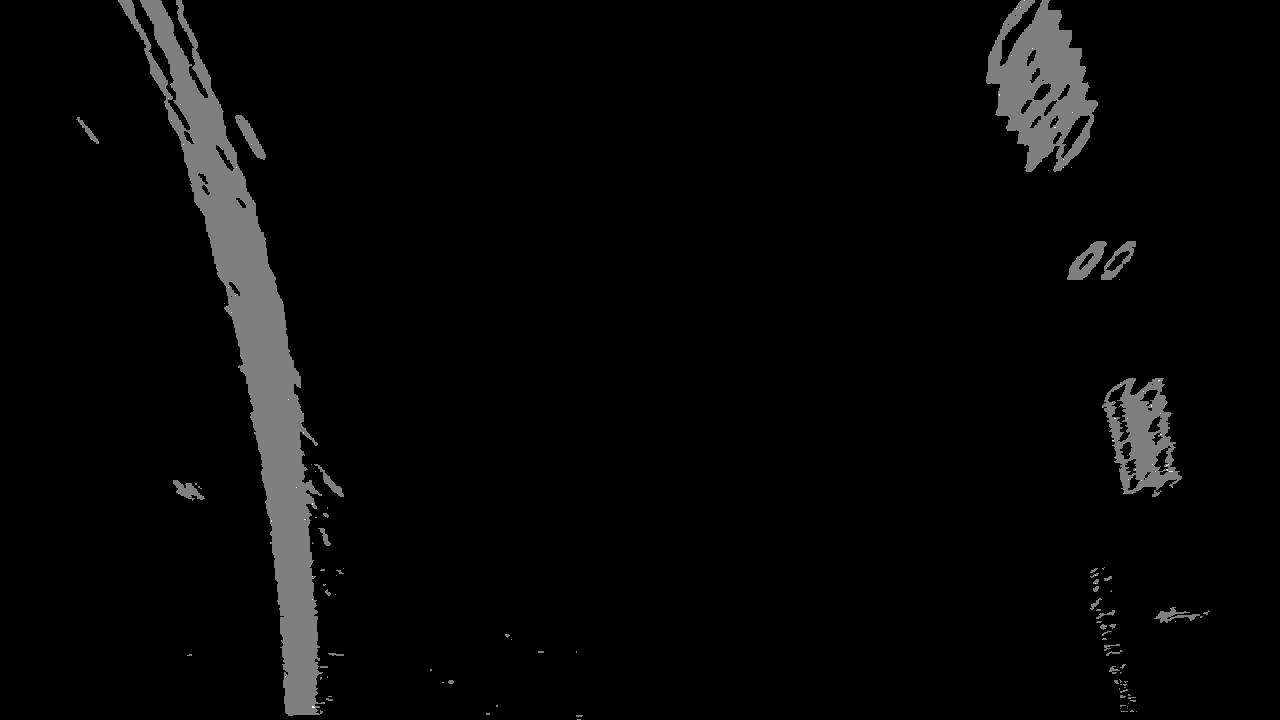
#> input picture CarND-Term1/P4-Advanced-Lane-Lines/birdeye.jpg, 1280 x 720 px; its folder holds only this picture in this run
$ python -i color_pipeline.py   (imports and definitions only)   (older library calls are emulated)
#> lines starting #> are read from the running program, lines starting #| are printed output that depends on the picture; after the words box and inside, x2 and y2 are one past the last pixel; in counts of white or black regions, pixels touching at a corner belong together
#> further down, picture is the input picture: shape (720, 1280, 3); min 0, max 2, mean 0.055
import numpy as np
import cv2
import glob
import matplotlib.pyplot as plt

# [38 lines left out: functions calibrate_camera, calibrate_image, not called in this run]

def select_yellow(image):
    hsv = cv2.cvtColor(image, cv2.COLOR_BGR2HSV)
    lower = np.array([0,80,200])
    upper = np.array([40,255, 255])
    mask = cv2.inRange(hsv, lower, upper)

    return mask

def select_white(image):
    lower = np.array([20,0,200])
    upper = np.array([255,80,255])
    mask = cv2.inRange(image, lower, upper)

    return mask

def comb_thresh(image):
    image = cv2.cvtColor(image, cv2.COLOR_BGR2HSV)
    image = np.copy(image)
    yellow = select_yellow(image)
    white = select_white(image)

    combined_binary = np.zeros_like(yellow)
    combined_binary[(yellow >= 1) | (white >= 1)] = 1

    return combined_binary

# [7 lines left out: function color_process, not called in this run]

def sobel(s_channel, sx_thresh=(20, 100) ):

    # Sobel x
    sobelx = cv2.Sobel(s_channel, cv2.CV_64F, 1, 0) # Take the derivative in x
    abs_sobelx = np.absolute(sobelx) # Absolute x derivative to accentuate lines away from horizontal
    scaled_sobel = np.uint8(255*abs_sobelx/np.max(abs_sobelx))

    # Threshold x gradient
    sxbinary = np.zeros_like(scaled_sobel)
    sxbinary[(scaled_sobel >= sx_thresh[0]) & (scaled_sobel <= sx_thresh[1])] = 1


    return sxbinary

def pipeline(img):
    img = np.copy(img)
    # Convert to HLS color space and separate the V channel
    #plt.imshow(img)
    #plt.show()
    hls = cv2.cvtColor(img, cv2.COLOR_RGB2HLS).astype(np.float)
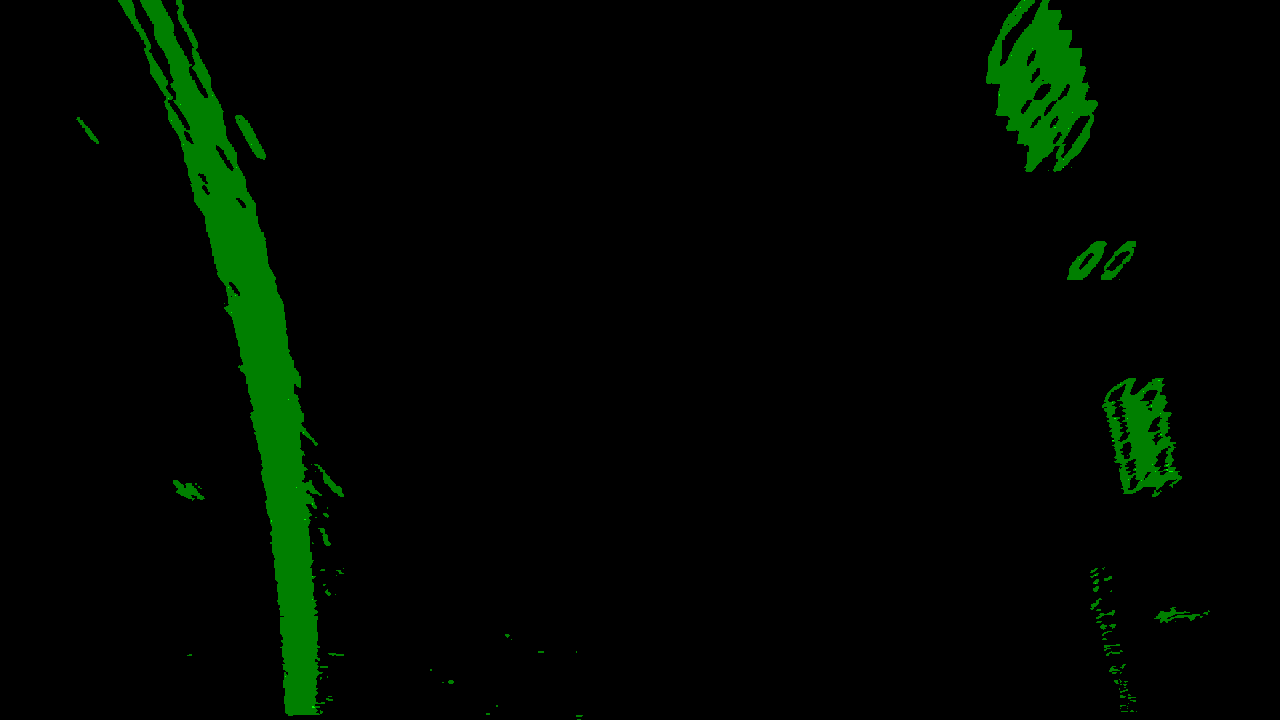
#> hls: shape (720, 1280, 3) float64; mean of channels 0, 1, 2 0, 0.055, 0; drawn with min black and max white
    l_channel = hls[:,:,1]
    s_channel = hls[:,:,2]
#> s_channel: shape (720, 1280) float64; every value is 0
    # Stack each channel
    # Note color_binary[:, :, 0] is all 0s, effectively an all black image. It might
    # be beneficial to replace this channel with something else.
    #color_binary = np.dstack(( np.zeros_like(sxbinary), sxbinary, s_binary)) * 255
    sobel_l = sobel(l_channel)
#> in sobel, `sobelx = cv2.Sobel(s_channel, cv2.CV_64F, 1, 0)`:
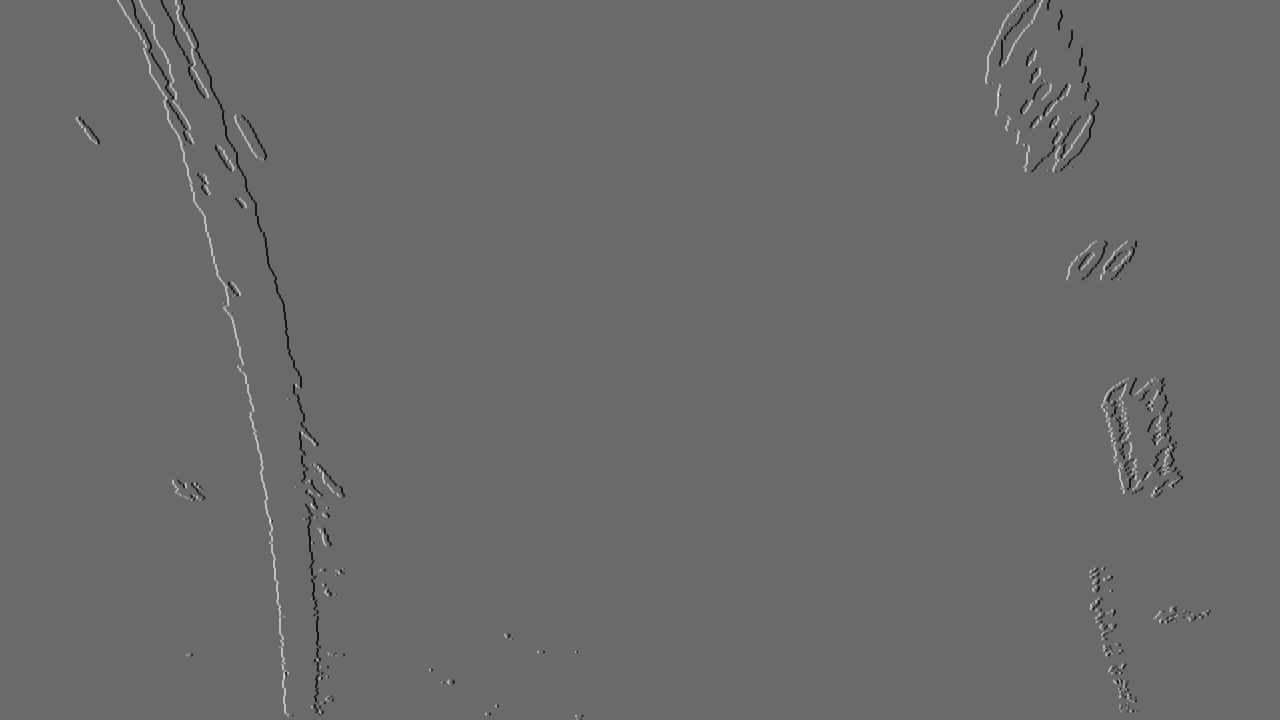
#> sobelx: shape (720, 1280) float64; min -5, max 7, mean 0; drawn with min black and max white
#> in sobel, `abs_sobelx = np.absolute(sobelx)`:
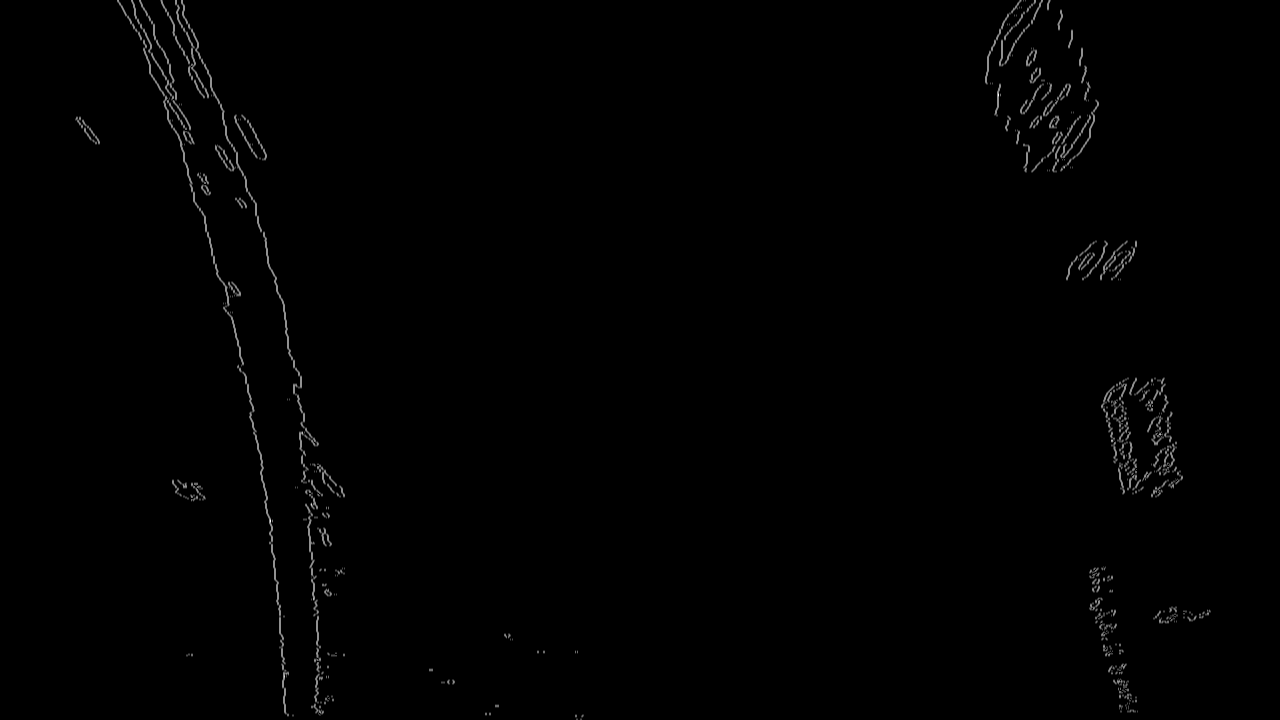
#> abs_sobelx: shape (720, 1280) float64; min 0, max 7, mean 0.0412; drawn with min black and max white
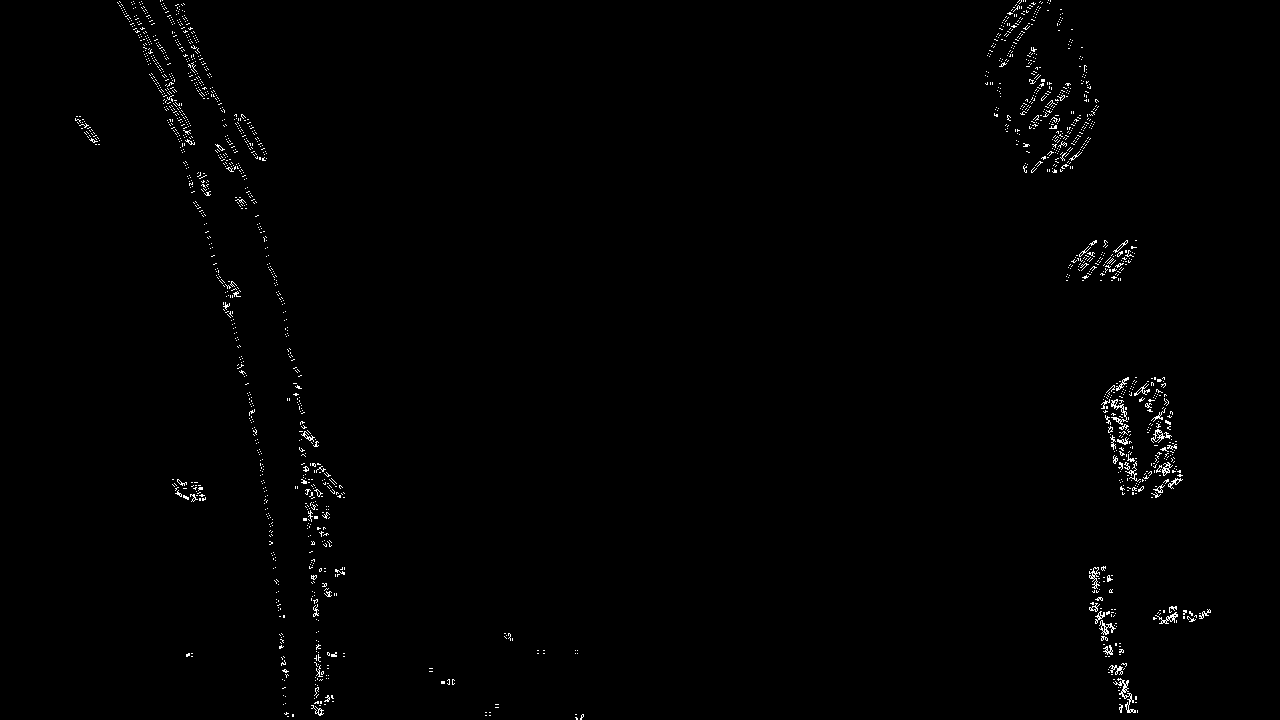
#> sobel_l: shape (720, 1280); values 0 (black) and 1 (white), 0.79% white in thin lines or dots, all inside (x1, y1, x2, y2) = (75, 0, 1211, 720)
    sobel_s = sobel(s_channel)
#> in sobel (call 2), `scaled_sobel = np.uint8(255*abs_sobelx/np.max(abs_sobelx))`: scaled_sobel: shape (720, 1280); every value is 0
    sxbinary = comb_thresh(img)
#> in comb_thresh, `image = cv2.cvtColor(image, cv2.COLOR_BGR2HSV)`: image: shape (720, 1280, 3); mean H, S, V 0, 0, 0.055
#> in select_yellow, `hsv = cv2.cvtColor(image, cv2.COLOR_BGR2HSV)`: hsv: shape (720, 1280, 3); mean H, S, V 0, 14, 0.1
    # Combine the two binary thresholds
    combined_binary = np.zeros_like(sxbinary)
    combined_binary[(sobel_l == 1) | (sobel_s == 1) | (sxbinary == 1)] = 1

    return combined_binary

# [7 lines left out: function grayscale, not called in this run]
    # Or use BGR2GRAY if you read an image with cv2.imread()
    # return cv2.cvtColor(img, cv2.COLOR_BGR2GRAY)

def canny(img, low_threshold, high_threshold):
    """Applies the Canny transform"""
    return cv2.Canny(img, low_threshold, high_threshold)

def gaussian_blur(img, kernel_size):
    """Applies a Gaussian Noise kernel"""
    return cv2.GaussianBlur(img, (kernel_size, kernel_size), 0)

# [23 lines left out: function region_of_interest, not called in this run]

>>> import cv2
>>> picture = cv2.cvtColor(cv2.imread('birdeye.jpg'), cv2.COLOR_BGR2RGB)
>>> result = pipeline(picture)
